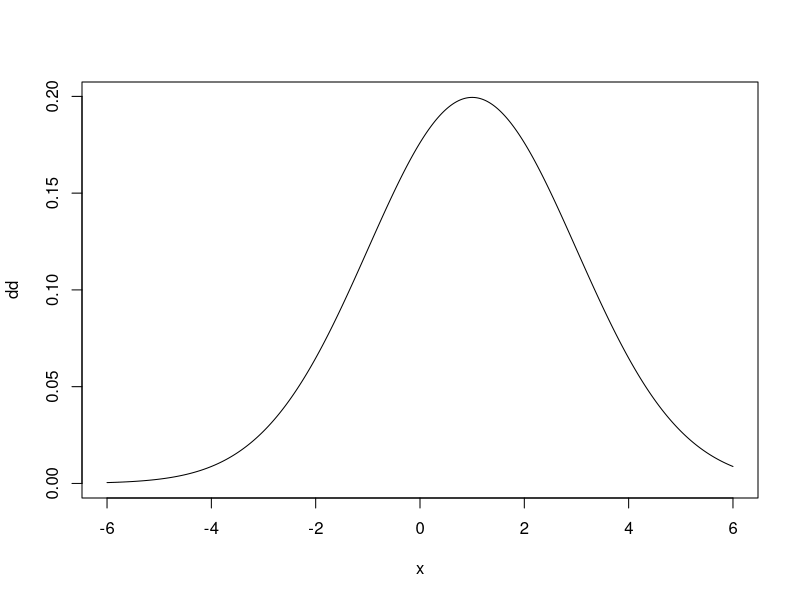
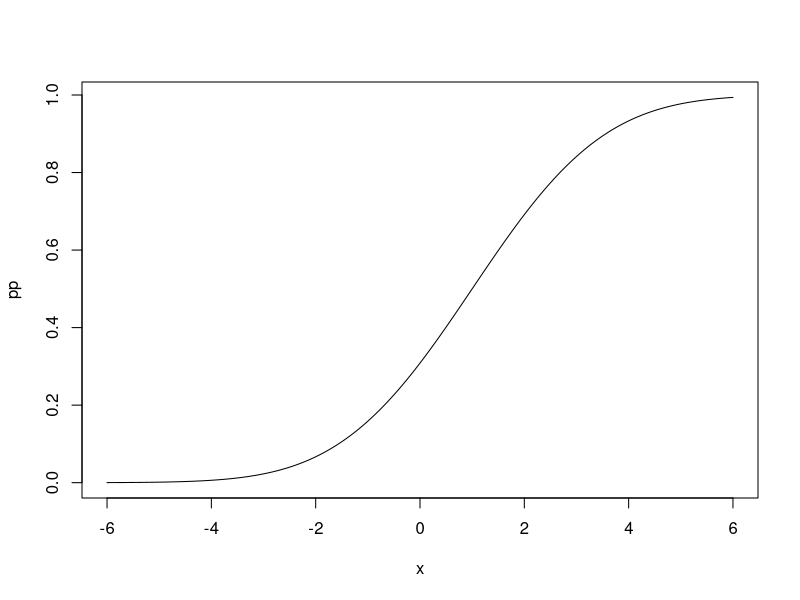
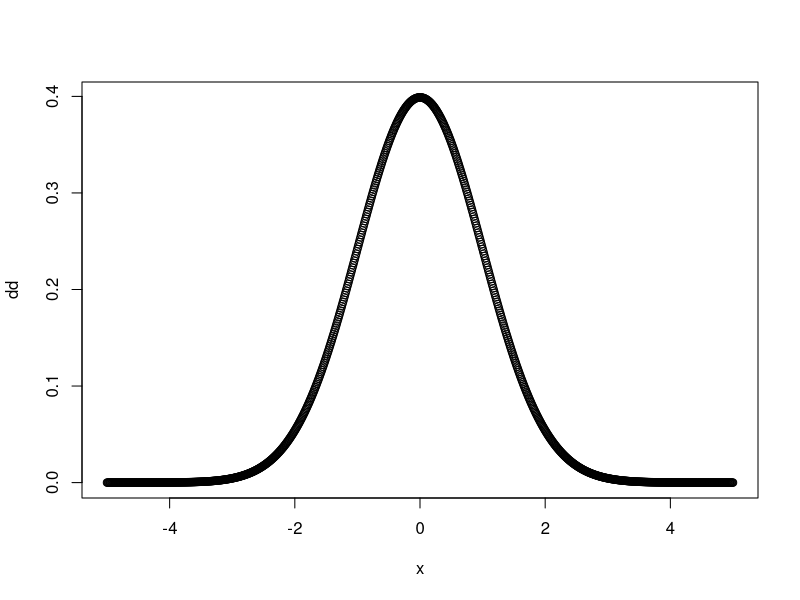
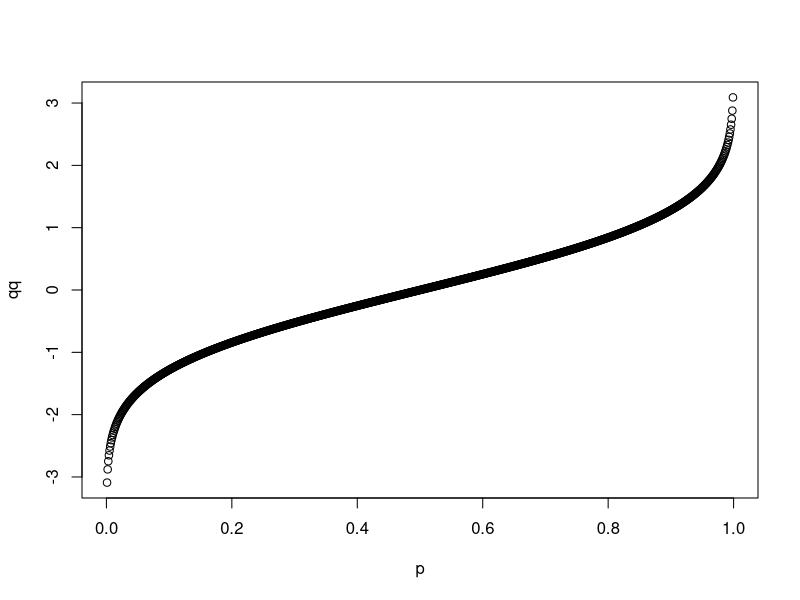
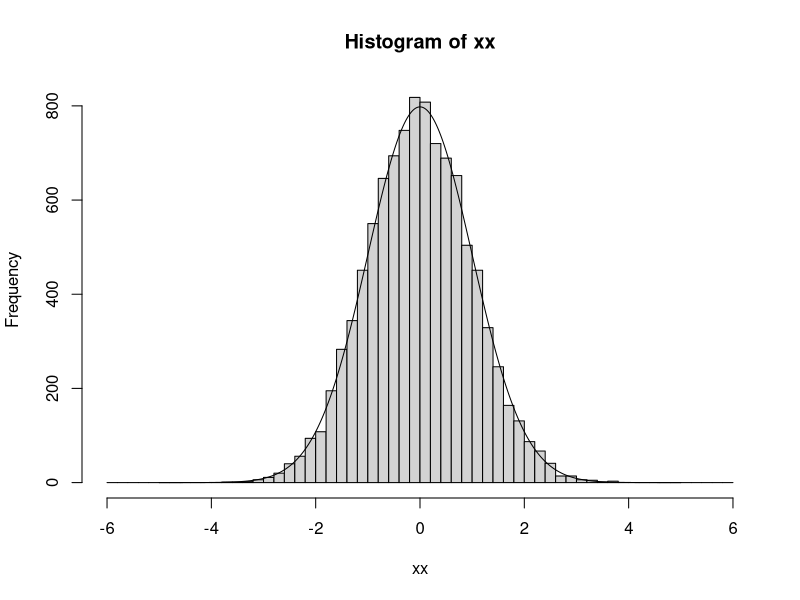
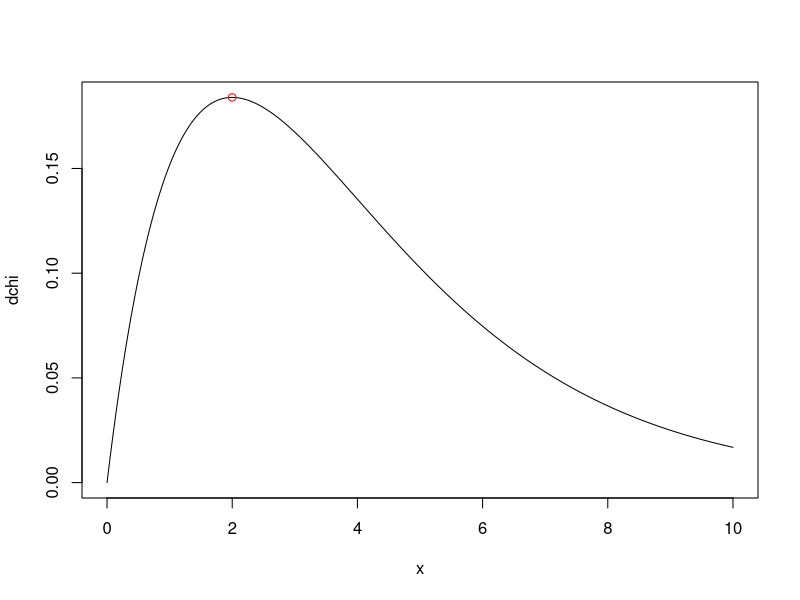
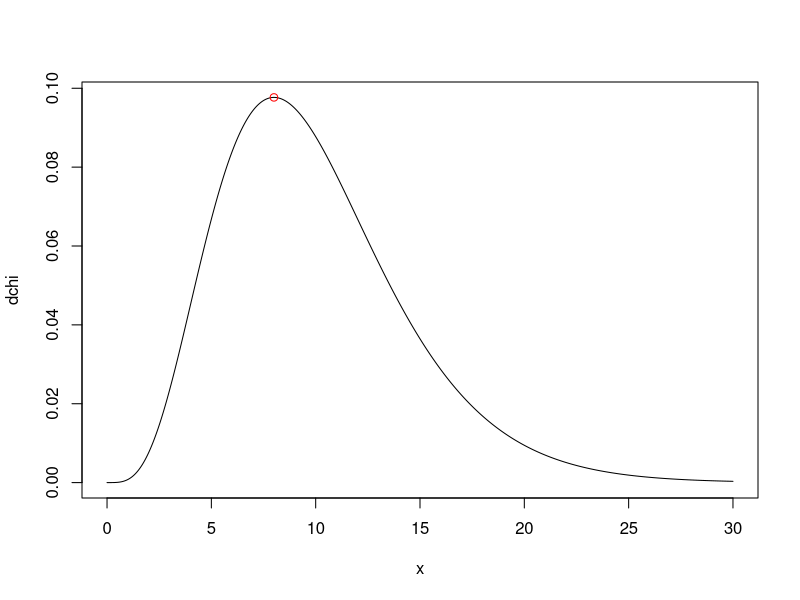
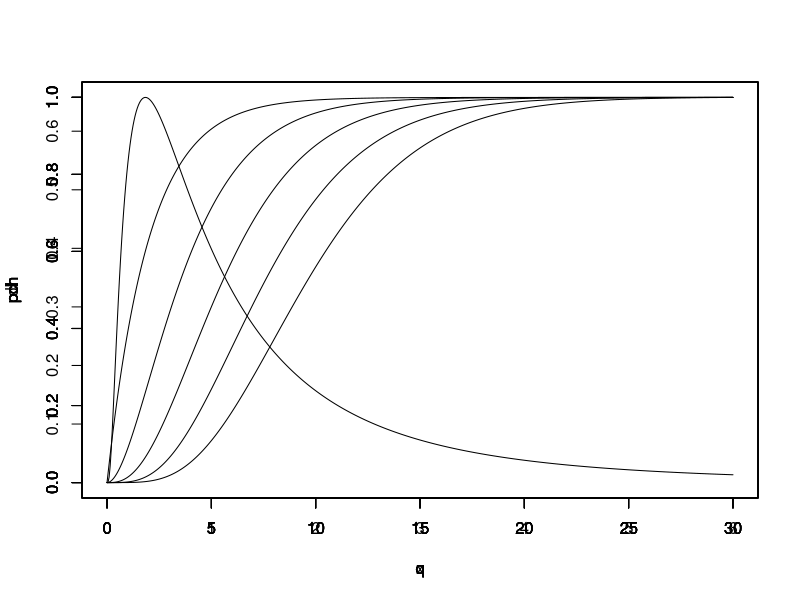

R code for these plots, in order:
## ---- chunk 1

x <- seq(-6.0,6.0, by=0.01)
p <- seq(0.001,.999,by=0.001)

dd <- dnorm(x,mean=1, sd=2)
plot(x, dd, type='l')

pp <- pnorm(x,mean=1,sd=2)
plot(x, pp, type='l')

## ---- chunk 2

moo <- 1
sigma <- 2

x <- seq(-6.0,6.0, by=0.01)
y <- function(x) (1/(sqrt(2*pi)*sigma))*exp(-((x-moo)^2)/(2*sigma^2))

#Numerical integration
sum <- 0
for (x in seq(-100, 100, by=0.01)) {
  
  rum <- y(x)*.01
  sum <- sum + rum
}
sum

#Continuous Integration to check accuracy.
integrate(y, lower=-Inf, upper=Inf)
## ---- chunk 3
moo <- 1
sigma <- 2

x <- seq(-6.0,6.0, by=0.01)
meen <- function(x) {x*(1/(sqrt(2*pi)*sigma))*exp(-((x-moo)^2)/(2*sigma^2))}

#Numerical integration
sum <- 0
for (x in seq(-100, 100, by=0.01)) {
  
  rum <- meen(x)*.01
  sum <- sum + rum
}
sum

#Continuous Integration to check accuracy.
integrate(meen, lower=-Inf, upper=Inf)

## ---- chunk 4
moo <- 1
sigma <- 2

x <- seq(-6.0,6.0, by=0.01)
vary <- function(x) {(x-moo)^2*(1/(sqrt(2*pi)*sigma))*exp(-((x-moo)^2)/(2*sigma^2))}

#Numerical integration
sum <- 0
for (x in seq(-100, 100, by=0.01)) {
  
  rum <- vary(x)*.01
  sum <- sum + rum
}
sum

#Continuous Integration to check accuracy.
integrate(vary, lower=-Inf, upper=Inf)

## ---- chunk 5
x <- seq(-5,5, by=.01) 
dd <- dnorm(x, sd=1)
plot(x,dd)
qq <- qnorm(p,sd=1)
plot(p,qq)
nn <- 10000
xx <- rnorm(nn,sd=1)
hist(xx,breaks=seq(-6,6,by=0.2))
ddnn <- nn*dd/5
lines(x,ddnn)
## ---- chunk 6

moo <- 1
sig <- 2

tenperc <- qnorm(.10, mean=moo, sd=sig)
tenperc
nineperc <- qnorm(.90, mean=moo, sd=sig)
nineperc

## ---- chunk 7

nu <- 2
k <- nu/2
gma <- factorial(k)
pfx <- function(x) {(1/(2^(nu/2)*gma))*x^((nu/2)-1)*exp(-x/2)}

#Numerical integration
sum <- 0
for (x in seq(.0001, 1000, by=0.01)) {
  
  rum <- pfx(x)*.01
  sum <- sum + rum
}
sum

#Continuous Integration to check accuracy.
integrate(pfx, lower=0, upper=Inf)

## ---- chunk 8

x <- seq(0, 10.0, by=0.01)
p <- seq(0.001,.999,by=0.001)

dchi <- dchisq(x, df=4)
plot(x,dchi,type='l')
lines(2, (1/(2*exp(1))), type='p', col='red')

## ---- chunk 9

nu <- 4
k <- nu/2
gma <- factorial(k-1)
pfx <- function(x) {(1/((2^(nu/2))*gma))*(x^((nu/2)-1))*(exp(-x/2))}

#Numerical integration
sum <- 0
for (x in seq(.0001, 1000, by=0.01)) {
  
  rum <- pfx(x)*.01
  sum <- sum + rum
}

sum

#Continuous Integration to check accuracy.
integrate(pfx, lower=0, upper=Inf)

men <- function(x) {x*(1/(2^(nu/2)*gma))*x^((nu/2)-1)*exp(-x/2)}

#Numerical integration
sum <- 0
for (x in seq(.0001, 1000, by=0.01)) {
  
  rum <- men(x)*.01
  sum <- sum + rum
}
sum

#Continuous Integration to check accuracy.
integrate(men, lower=0, upper=Inf)

## ---- chunk 10

x <- seq(0, 30.0, by=0.01)
p <- seq(0.001,.999,by=0.001)

dchi <- dchisq(x, df=10)
plot(x,dchi, type='l')
lines(8, (16/(3*exp(4))), type='p', col='red')
## ---- chunk 11
c=matrix(0,5,2)

for (n in seq(2, 10, 2)) {

nu <- n
i <- n/2
c[i,1] <- n

q <- seq(0, 30.0, by=0.01)
pch <- pchisq(q, df=nu)
plot(q, pch, type='l')
par(new=TRUE)

p2nu <- pchisq(2*nu, df=nu)
prb <- 1 - p2nu
prb
c[i,2] <- prb

}
c
## ---- chunk 12

x <- seq(0,6,by=.01)
dl <- dlnorm(x, meanlog = 0, sdlog = 1)
plot(x, dl, type='l')

pl <- plnorm(x, meanlog = 0, sdlog = 1)
plot(x, pl, type='l')

## ---- chunk 13
 
moo <- 0
sig <- 1

pfx <- function(x) {x/(sig*x*sqrt(2*pi))*exp(-((log(x)-moo)^2)/(2*(sig^2)))}

#Numerical integration
sum <- 0
for (x in seq(0.001, 1000, by=0.01)) {
  
  rum <- pfx(x)*.01
  sum <- sum + rum
}
sum

#Continuous Integration to check for accuracy
integrate(pfx, lower=0, upper=Inf)

## ---- chunk 14

x <- seq(0,25,by=.01)
dl <- dlnorm(x, meanlog = 2, sdlog = 1)
plot(x, dl, type='l')

pl <- plnorm(x, meanlog = 2, sdlog = 1)
plot(x, pl, type='l')

## ---- chunk 15

moo <- 2
sig <- 1

pfx <- function(x) {x/(sig*x*sqrt(2*pi))*exp(-((log(x)-moo)^2)/(2*(sig^2)))}

#Numerical integration
sum <- 0
for (x in seq(0.001, 1000, by=0.01)) {
  
  rum <- pfx(x)*.01
  sum <- sum + rum
}
sum

#Continuous Integration to check for accuracy
integrate(pfx, lower=0, upper=Inf)

## ---- chunk 16

k <- seq(0, 10, by=1)
dbi <- dbinom(k, size = 10, prob = 0.5)
plot(k, dbi, type='l')

pbi <- pbinom(k, size = 10, prob = 0.5)
plot(k, pbi, type='l')

## ---- chunk 17

k <- seq(0, 100, by=1)
dbi <- dbinom(k, size = 100, prob = 0.5)
plot(k, dbi, type='l')

pbi <- pbinom(k, size = 100, prob = 0.5)
plot(k, pbi, type='l')

## ---- chunk 18

k <- seq(0, 10, by=1)
dbi <- dbinom(k, size = 10, prob = 0.1)
plot(k, dbi, type='l')

pbi <- pbinom(k, size = 10, prob = 0.1)
plot(k, pbi, type='l')

## ---- chunk 19

k <- seq(0, 100, by=1)
dbi <- dbinom(k, size = 100, prob = 0.1)
plot(k, dbi, type='l')

pbi <- pbinom(k, size = 100, prob = 0.1)
plot(k, pbi, type='l')

## ---- chunk 20

p <- 0.01 #probability of the event occurring
N <- 100 #Number of trials of the event
k <- seq(0, 100, by=1) #The number of instances of an event
dbi <- dbinom(4:100, size = N, prob = p)
prob3 <- sum(dbi)
prob3

dbi <- dbinom(6:100, size = N, prob = p)
prob5 <- sum(dbi)
prob5


## ---- chunk 21

x <- seq(0, 100, by=1)
p3 <- prob3
m3 <- 1/p3
m3
rbi <- rbinom(x, size=N, prob=p3)
max(rbi)
plot(x, rbi)

count=0
for(i in 1:length(x)) {
if(rbi[i]>=3) {
count=count+1
}
}
count

